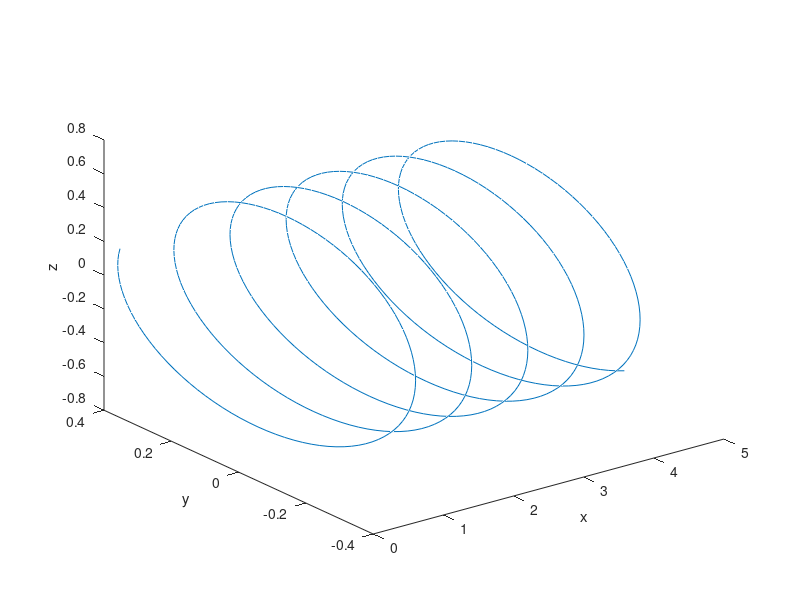
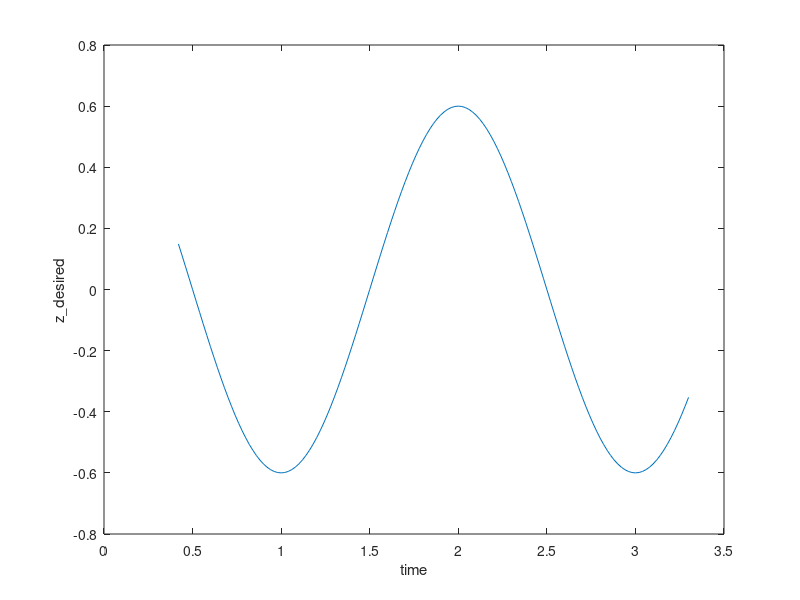
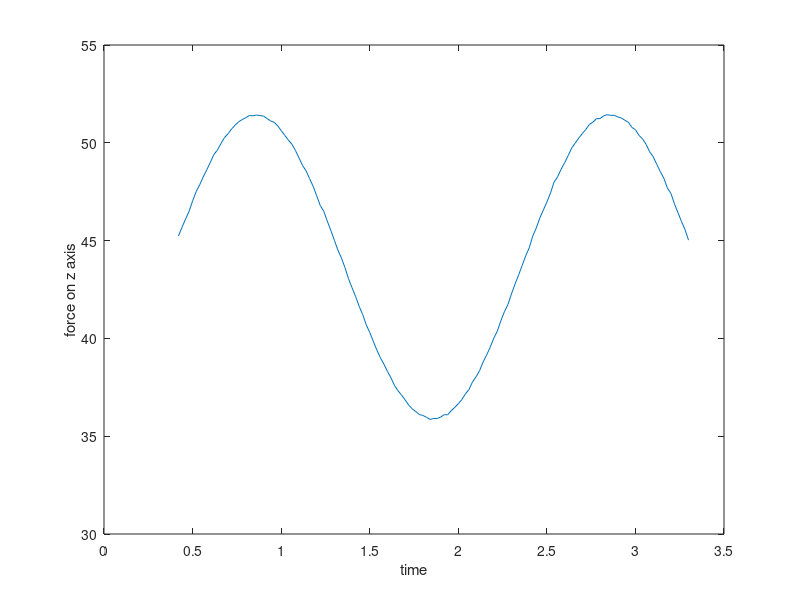

MATLAB code to generate these figures, in order:
x_d = csvread('x_d_1.csv');
force = csvread('f_vec.csv');
figure, plot3(x_d(:,2),x_d(:,3),x_d(:,4)), xlabel('x'),ylabel('y'),zlabel('z');
figure, plot(x_d(1:145,1),x_d(1:145,4)), xlabel('time'), ylabel('z\_desired');
figure, plot(x_d(1:145,1),force(:,3)), xlabel('time'), ylabel('force on z axis');